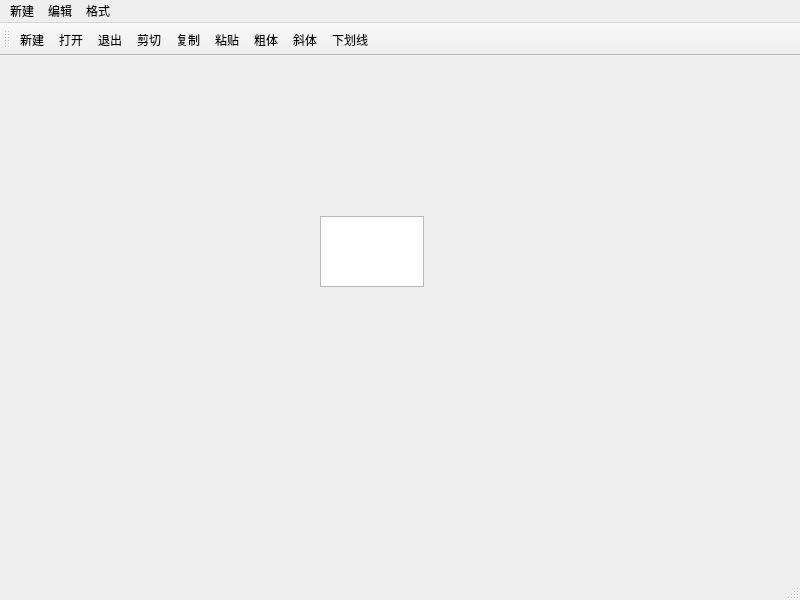
<?xml version="1.0" encoding="UTF-8"?>
<ui version="4.0">
 <class>MainWindow</class>
 <widget class="QMainWindow" name="MainWindow">
  <property name="geometry">
   <rect>
    <x>0</x>
    <y>0</y>
    <width>800</width>
    <height>600</height>
   </rect>
  </property>
  <property name="windowTitle">
   <string>MainWindow</string>
  </property>
  <widget class="QWidget" name="centralwidget">
   <widget class="QTextEdit" name="txtEdit">
    <property name="geometry">
     <rect>
      <x>320</x>
      <y>160</y>
      <width>104</width>
      <height>71</height>
     </rect>
    </property>
   </widget>
  </widget>
  <widget class="QMenuBar" name="menubar">
   <property name="geometry">
    <rect>
     <x>0</x>
     <y>0</y>
     <width>800</width>
     <height>22</height>
    </rect>
   </property>
   <widget class="QMenu" name="menu">
    <property name="title">
     <string>新建</string>
    </property>
    <addaction name="actNew"/>
    <addaction name="actOpen"/>
    <addaction name="actClose"/>
   </widget>
   <widget class="QMenu" name="menu_2">
    <property name="title">
     <string>编辑</string>
    </property>
    <addaction name="actCut"/>
    <addaction name="actCopy"/>
    <addaction name="actPaste"/>
   </widget>
   <widget class="QMenu" name="menu_3">
    <property name="title">
     <string>格式</string>
    </property>
    <addaction name="actFontBold"/>
    <addaction name="actFontItalic"/>
    <addaction name="actFontUnder"/>
   </widget>
   <addaction name="menu"/>
   <addaction name="menu_2"/>
   <addaction name="menu_3"/>
  </widget>
  <widget class="QStatusBar" name="statusbar"/>
  <widget class="QToolBar" name="mainToolBar">
   <property name="windowTitle">
    <string>toolBar</string>
   </property>
   <property name="toolButtonStyle">
    <enum>Qt::ToolButtonTextUnderIcon</enum>
   </property>
   <attribute name="toolBarArea">
    <enum>TopToolBarArea</enum>
   </attribute>
   <attribute name="toolBarBreak">
    <bool>false</bool>
   </attribute>
   <addaction name="actNew"/>
   <addaction name="actOpen"/>
   <addaction name="actClose"/>
   <addaction name="actCut"/>
   <addaction name="actCopy"/>
   <addaction name="actPaste"/>
   <addaction name="actFontBold"/>
   <addaction name="actFontItalic"/>
   <addaction name="actFontUnder"/>
  </widget>
  <action name="actNew">
   <property name="icon">
    <iconset resource="images/resource.qrc">
     <normaloff>:/images/new2.bmp</normaloff>:/images/new2.bmp</iconset>
   </property>
   <property name="text">
    <string>新建</string>
   </property>
   <property name="toolTip">
    <string>新建文件</string>
   </property>
   <property name="shortcut">
    <string>Ctrl+N</string>
   </property>
  </action>
  <action name="actOpen">
   <property name="icon">
    <iconset resource="images/resource.qrc">
     <normaloff>:/images/open3.bmp</normaloff>:/images/open3.bmp</iconset>
   </property>
   <property name="text">
    <string>打开</string>
   </property>
   <property name="toolTip">
    <string>打开文件</string>
   </property>
   <property name="shortcut">
    <string>Ctrl+O</string>
   </property>
  </action>
  <action name="actCut">
   <property name="icon">
    <iconset resource="images/resource.qrc">
     <normaloff>:/images/cut.bmp</normaloff>:/images/cut.bmp</iconset>
   </property>
   <property name="text">
    <string>剪切</string>
   </property>
   <property name="toolTip">
    <string>剪切</string>
   </property>
   <property name="shortcut">
    <string>Ctrl+X</string>
   </property>
  </action>
  <action name="actCopy">
   <property name="icon">
    <iconset resource="images/resource.qrc">
     <normaloff>:/images/paste.bmp</normaloff>:/images/paste.bmp</iconset>
   </property>
   <property name="text">
    <string>复制</string>
   </property>
   <property name="toolTip">
    <string>复制</string>
   </property>
   <property name="shortcut">
    <string>Ctrl+C</string>
   </property>
  </action>
  <action name="actPaste">
   <property name="icon">
    <iconset resource="images/resource.qrc">
     <normaloff>:/images/paste.bmp</normaloff>:/images/paste.bmp</iconset>
   </property>
   <property name="text">
    <string>粘贴</string>
   </property>
   <property name="toolTip">
    <string>粘贴</string>
   </property>
   <property name="shortcut">
    <string>Ctrl+V</string>
   </property>
  </action>
  <action name="actFontBold">
   <property name="checkable">
    <bool>true</bool>
   </property>
   <property name="icon">
    <iconset resource="images/resource.qrc">
     <normaloff>:/images/BLD.BMP</normaloff>:/images/BLD.BMP</iconset>
   </property>
   <property name="text">
    <string>粗体</string>
   </property>
   <property name="toolTip">
    <string>粗体</string>
   </property>
  </action>
  <action name="actFontItalic">
   <property name="checkable">
    <bool>true</bool>
   </property>
   <property name="icon">
    <iconset resource="images/resource.qrc">
     <normaloff>:/images/ITL.BMP</normaloff>:/images/ITL.BMP</iconset>
   </property>
   <property name="text">
    <string>斜体</string>
   </property>
   <property name="toolTip">
    <string>斜体</string>
   </property>
  </action>
  <action name="actFontUnder">
   <property name="checkable">
    <bool>true</bool>
   </property>
   <property name="icon">
    <iconset resource="images/resource.qrc">
     <normaloff>:/images/UNDRLN.BMP</normaloff>:/images/UNDRLN.BMP</iconset>
   </property>
   <property name="text">
    <string>下划线</string>
   </property>
   <property name="toolTip">
    <string>下划线</string>
   </property>
  </action>
  <action name="actClose">
   <property name="icon">
    <iconset resource="images/resource.qrc">
     <normaloff>:/images/exit.bmp</normaloff>:/images/exit.bmp</iconset>
   </property>
   <property name="text">
    <string>退出</string>
   </property>
   <property name="toolTip">
    <string>退出</string>
   </property>
  </action>
  <action name="actClear">
   <property name="icon">
    <iconset resource="images/resource.qrc">
     <normaloff>:/images/103.bmp</normaloff>:/images/103.bmp</iconset>
   </property>
   <property name="text">
    <string>清空</string>
   </property>
   <property name="toolTip">
    <string>清空内容</string>
   </property>
  </action>
  <action name="actFont">
   <property name="icon">
    <iconset resource="images/resource.qrc">
     <normaloff>:/images/20.ico</normaloff>:/images/20.ico</iconset>
   </property>
   <property name="text">
    <string>字体...</string>
   </property>
   <property name="toolTip">
    <string>字体设置</string>
   </property>
  </action>
  <action name="actToolbarLab">
   <property name="checkable">
    <bool>true</bool>
   </property>
   <property name="checked">
    <bool>true</bool>
   </property>
   <property name="text">
    <string>显示工具栏文字标签</string>
   </property>
   <property name="menuRole">
    <enum>QAction::TextHeuristicRole</enum>
   </property>
  </action>
 </widget>
 <resources>
  <include location="images/resource.qrc"/>
 </resources>
 <connections>
  <connection>
   <sender>actClose</sender>
   <signal>triggered()</signal>
   <receiver>MainWindow</receiver>
   <slot>close()</slot>
   <hints>
    <hint type="sourcelabel">
     <x>-1</x>
     <y>-1</y>
    </hint>
    <hint type="destinationlabel">
     <x>399</x>
     <y>299</y>
    </hint>
   </hints>
  </connection>
  <connection>
   <sender>actCopy</sender>
   <signal>triggered()</signal>
   <receiver>txtEdit</receiver>
   <slot>copy()</slot>
   <hints>
    <hint type="sourcelabel">
     <x>-1</x>
     <y>-1</y>
    </hint>
    <hint type="destinationlabel">
     <x>371</x>
     <y>265</y>
    </hint>
   </hints>
  </connection>
  <connection>
   <sender>actPaste</sender>
   <signal>triggered()</signal>
   <receiver>txtEdit</receiver>
   <slot>paste()</slot>
   <hints>
    <hint type="sourcelabel">
     <x>371</x>
     <y>265</y>
    </hint>
    <hint type="destinationlabel">
     <x>371</x>
     <y>265</y>
    </hint>
   </hints>
  </connection>
  <connection>
   <sender>actClear</sender>
   <signal>triggered()</signal>
   <receiver>txtEdit</receiver>
   <slot>clear()</slot>
   <hints>
    <hint type="sourcelabel">
     <x>-1</x>
     <y>-1</y>
    </hint>
    <hint type="destinationlabel">
     <x>371</x>
     <y>265</y>
    </hint>
   </hints>
  </connection>
  <connection>
   <sender>actCut</sender>
   <signal>triggered()</signal>
   <receiver>txtEdit</receiver>
   <slot>cut()</slot>
   <hints>
    <hint type="sourcelabel">
     <x>-1</x>
     <y>-1</y>
    </hint>
    <hint type="destinationlabel">
     <x>371</x>
     <y>265</y>
    </hint>
   </hints>
  </connection>
 </connections>
</ui>
